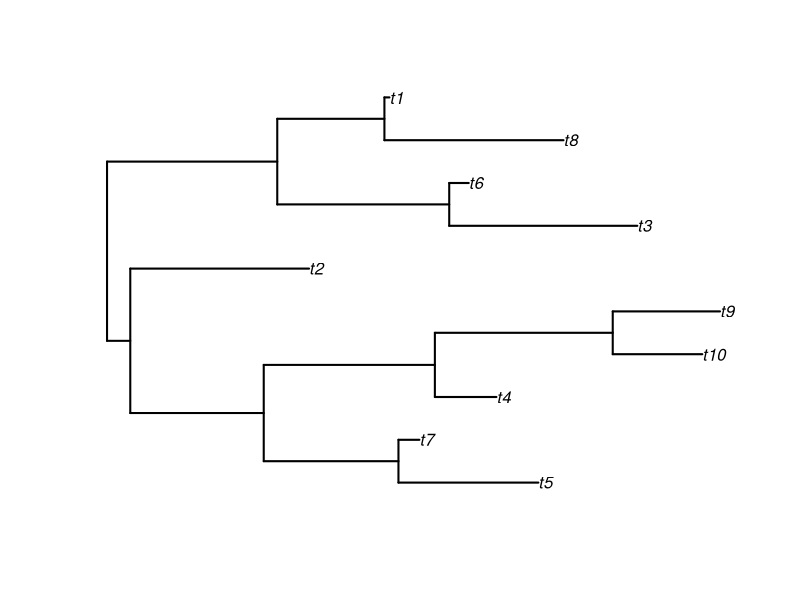

Source code (R):
## ---- chunk 1
# Simulate and plot phylogeny
tree <- ape::rtree(n = 10)
plot(tree, edge.width = 2)
str(tree)
## ---- chunk 2
# # 
# new.tree <- as.rdphylo(tree)
# str(new.tree)
# # pds.abundance <- data.frame(A = sample(1:50, 10, replace = TRUE), 
# #                       B = sample(1:50, 10, replace = TRUE))
# 
# data <- as.collection(new.tree)
# 
# subcommunity.alpha.bar(data, 0:2)
# results <- diversity(subcommunity.alpha.bar, data, 0:2)

